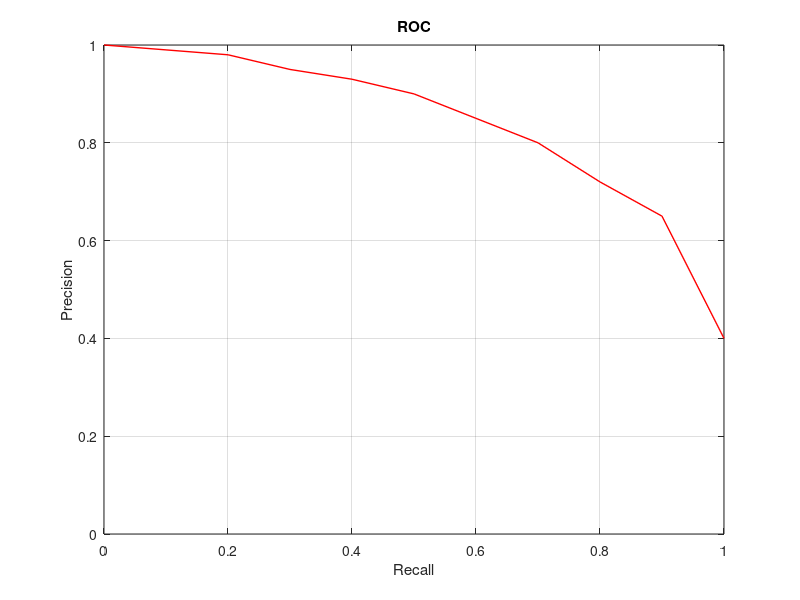

Source code (MATLAB):
function drawROC()

a=[0,0.1,0.2,0.3,0.4,0.5,0.6,0.7,0.8,0.9,1.0];
b=[1,0.99,0.98,0.95,0.93,0.90,0.85,0.80,0.72,0.65,0.4];
% plotROC
filename = sprintf('%s/image/roc_%s', '/home/chigo', 'logo');
fprintf('filename:%s\n',filename);
plot_roc(filename,a,b);

%% plotROC
function plot_roc(filename,recall,precision)

plot(recall,precision,'r','LineWidth',1);
% hold on;
axis([0 1 0 1]);
title('ROC');
xlabel('Recall');
ylabel('Precision');
grid on;
saveas(gcf,filename,'jpg');
